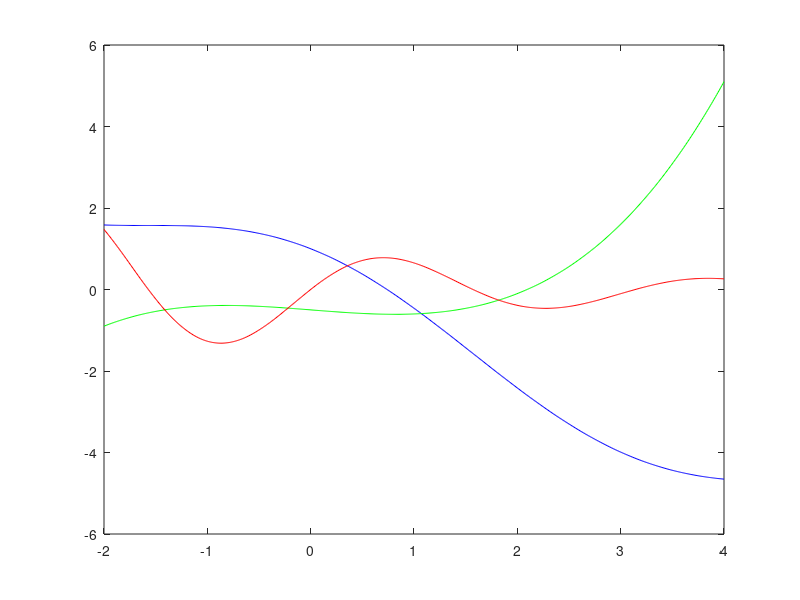

Recreate this plot in MATLAB. (Note: this script raises an error after producing the figure.)
% fzero_roots.m
% Find scalar roots of three different functions with fzero, then
% overlay the result on a plot of each function.



clear
close all

% Three test functions with known roots:
f1 = @(x) cos(x) - x;            % root ≈ 0.7390851332 (Dottie number)
f2 = @(x) x.^3 - 2*x - 5;        % real root ≈ 2.0945514815
f3 = @(x) sin(2*x) .* exp(-x/3); % infinitely many; bracket near pi/2

x1 = fzero(f1, 0.5);
x2 = fzero(f2, 2.0);
x3 = fzero(f3, [1.0  2.5]);      % bracketed search

fprintf('cos(x) - x       root = %.10f\n', x1);
fprintf('x^3 - 2x - 5     root = %.10f\n', x2);
fprintf('sin(2x)*exp(-x/3) root in [1, 2.5] = %.10f\n', x3);

xs = linspace(-2, 4, 600);
figure;
plot(xs, f1(xs), 'b', xs, f2(xs)/10, 'g', xs, f3(xs), 'r');
hold on;
yline(0, 'k--');
plot(x1, 0, 'bo', x2, 0, 'go', x3, 0, 'ro', 'MarkerSize', 10, 'LineWidth', 2);
hold off;
legend('cos(x)-x', '(x^3-2x-5)/10', 'sin(2x)e^{-x/3}', 'y=0', 'location', 'south');
grid on;
title('fzero on three test functions');
xlabel('x'); ylabel('f(x)');
